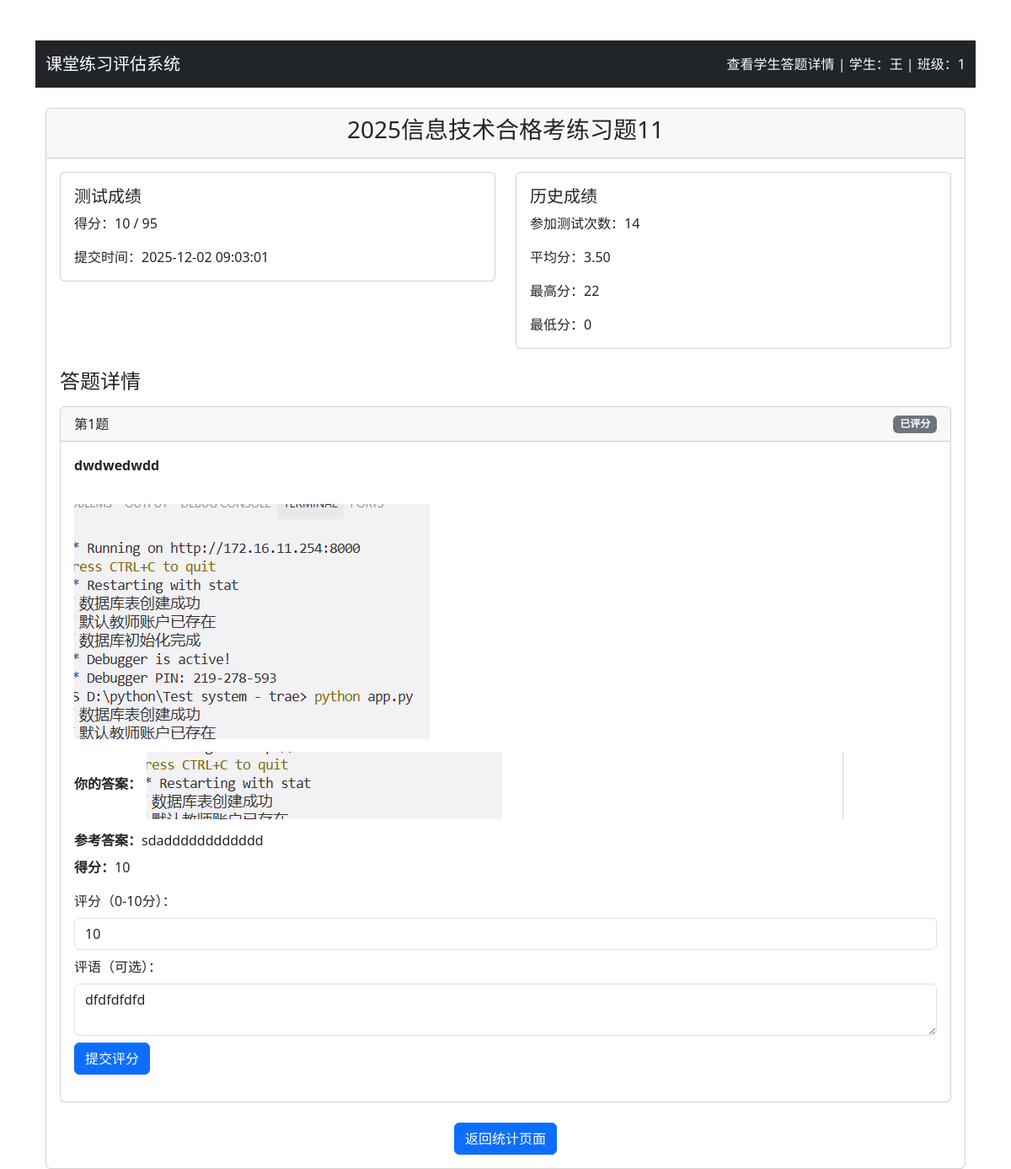
The app's page /test_result/1 (signed in) with its own data.
### app.py (models this page shows)
class TestResult(db.Model):
    id = db.Column(db.Integer, primary_key=True)
    student_id = db.Column(db.Integer, db.ForeignKey('user.id'))
    student_name = db.Column(db.String(100), nullable=False)
    class_number = db.Column(db.String(50), nullable=False)
    test_id = db.Column(db.Integer, db.ForeignKey('test.id'), nullable=False)
    score = db.Column(db.Integer, nullable=False)
    created_at = db.Column(db.DateTime, default=datetime.utcnow)
    answers = db.Column(db.Text)
    ip_address = db.Column(db.String(15), nullable=True) # Added ip_address column
    test = db.relationship('Test', backref=db.backref('results', lazy=True))

class Test(db.Model):
    id = db.Column(db.Integer, primary_key=True)
    title = db.Column(db.String(200), nullable=False)
    single_choice_count = db.Column(db.Integer, default=0)
    multiple_choice_count = db.Column(db.Integer, default=0)
    true_false_count = db.Column(db.Integer, default=0)
    fill_blank_count = db.Column(db.Integer, default=0)
    short_answer_count = db.Column(db.Integer, default=0)
    single_choice_score = db.Column(db.Integer, default=0)
    multiple_choice_score = db.Column(db.Integer, default=0)
    true_false_score = db.Column(db.Integer, default=0)
    fill_blank_score = db.Column(db.Integer, default=0)
    short_answer_score = db.Column(db.Integer, default=0)
    total_score = db.Column(db.Integer, nullable=False)
    created_at = db.Column(db.DateTime, default=datetime.utcnow)
    is_active = db.Column(db.Boolean, default=True)
    single_choice_bank_id = db.Column(db.Integer)
    multiple_choice_bank_id = db.Column(db.Integer)
    true_false_bank_id = db.Column(db.Integer)
    fill_blank_bank_id = db.Column(db.Integer)
    short_answer_bank_id = db.Column(db.Integer)
    allow_student_choice = db.Column(db.Boolean, default=False)

class StudentTestHistory(db.Model):
    id = db.Column(db.Integer, primary_key=True)
    student_id = db.Column(db.Integer, db.ForeignKey('user.id'))
    student_name = db.Column(db.String(100), nullable=False)
    class_number = db.Column(db.String(50), nullable=False)
    test_count = db.Column(db.Integer, default=0)  # 总测试次数
    total_score = db.Column(db.Integer, default=0)  # 总分
    average_score = db.Column(db.Float, default=0.0)  # 平均分
    highest_score = db.Column(db.Integer, default=0)  # 最高分
    lowest_score = db.Column(db.Integer, default=0)  # 最低分
    updated_at = db.Column(db.DateTime, default=datetime.utcnow, onupdate=datetime.utcnow)

class Question(db.Model):
    id = db.Column(db.Integer, primary_key=True)
    question_type = db.Column(db.String(20), nullable=False)
    content = db.Column(db.Text, nullable=False)
    image_path = db.Column(db.String(200))  # 题目配图
    option_a = db.Column(db.String(200))
    option_b = db.Column(db.String(200))
    option_c = db.Column(db.String(200))
    option_d = db.Column(db.String(200))
    option_e = db.Column(db.String(200))
    correct_answer = db.Column(db.String(200), nullable=False)
    score = db.Column(db.Integer, nullable=False)
    explanation = db.Column(db.Text)
    created_at = db.Column(db.DateTime, default=datetime.utcnow)
    bank_id = db.Column(db.Integer, db.ForeignKey('question_bank.id'), nullable=False)

class ShortAnswerSubmission(db.Model):
    id = db.Column(db.Integer, primary_key=True)
    result_id = db.Column(db.Integer, db.ForeignKey('test_result.id'), nullable=False)
    question_id = db.Column(db.Integer, db.ForeignKey('question.id'), nullable=False)
    student_answer = db.Column(db.Text, nullable=False)
    image_path = db.Column(db.String(200))
    score = db.Column(db.Integer, nullable=True)
    comment = db.Column(db.Text, nullable=True)
    graded_bool = db.Column(db.Boolean, default=False)
    created_at = db.Column(db.DateTime, default=datetime.utcnow)

### app.py (the view)
@app.route('/test_result/<int:result_id>')
def test_result(result_id):
    result = TestResult.query.get_or_404(result_id)
    if 'role' not in session:
        return redirect(url_for('student_start'))
    if session.get('role') == 'teacher':
        pass
    elif session.get('role') == 'student':
        if 'student_id' not in session or result.student_id != session['student_id']:
            flash('无权访问此测试结果')
            return redirect(url_for('student_dashboard'))
    else:
        flash('无权访问此测试结果')
        return redirect(url_for('student_start'))
    test = Test.query.get(result.test_id)
    if session.get('role') == 'teacher':
        student_id = result.student_id
        student = User.query.get(student_id)
        history = StudentTestHistory.query.filter_by(
            student_id=student_id
        ).first()
    else:
        student = User.query.get(session['student_id'])
        history = StudentTestHistory.query.filter_by(
            student_id=session['student_id']
        ).first()
    questions = []
    answers = json.loads(result.answers)
    for question_id, answer in answers.items():
        question = Question.query.get(int(question_id))
        if question:
            is_correct = None  # 默认为None，简答题不判断对错
            score = 0
            comment = None
            if question.question_type == 'single_choice':
                is_correct = answer == question.correct_answer
                score = test.single_choice_score if is_correct else 0
            elif question.question_type == 'multiple_choice':
                def normalize(ans):
                    return ''.join(sorted([c for c in ans.replace(',', '').replace(' ', '').upper() if c in 'ABCDE']))
                is_correct = normalize(answer) == normalize(question.correct_answer)
                score = test.multiple_choice_score if is_correct else 0
            elif question.question_type == 'true_false':
                is_correct = answer == question.correct_answer
                score = test.true_false_score if is_correct else 0
            elif question.question_type == 'fill_blank':
                def norm_fill(s):
                    parts = [p.strip().lower() for p in s.replace('、', ',').split(',') if p.strip()]
                    return ','.join(parts)
                is_correct = norm_fill(answer) == norm_fill(question.correct_answer)
                score = test.fill_blank_score if is_correct else 0
            elif question.question_type == 'short_answer':
                submission = ShortAnswerSubmission.query.filter_by(
                    result_id=result.id,
                    question_id=question.id
                ).first()
                if submission:
                    score = submission.score
                    comment = submission.comment
            questions.append({
                'id': question.id,
                'content': question.content,
                'question_type': question.question_type,
                'option_a': question.option_a,
                'option_b': question.option_b,
                'option_c': question.option_c,
                'option_d': question.option_d,
                'student_answer': answer,
                'correct_answer': question.correct_answer,
                'is_correct': is_correct,
                'score': score,
                'comment': comment,
                'explanation': question.explanation
            })
    return render_template('test_result.html',
                         test=test,
                         result=result,
                         student=student,
                         history=history,
                         questions=questions,
                         is_teacher=session.get('role') == 'teacher',
                         test_id=test.id if test else None)

### templates/test_result.html (shortened to what this page needs)
<!DOCTYPE html>
<html lang="zh-CN">
<head>
    <link href="https://cdn.jsdelivr.net/npm/bootstrap@5.3.0/dist/css/bootstrap.min.css" rel="stylesheet">
</head>
<body class="container mt-5">
    <nav class="navbar navbar-expand-lg navbar-dark bg-dark">
        <div class="container">
            <a class="navbar-brand" href="#">课堂练习评估系统</a>
            <div class="navbar-text text-light">
                {% if is_teacher %}
                查看学生答题详情 | 学生：{{ result.student_name }} | 班级：{{ result.class_number }}
                {% else %}
                学生：{{ student.name }} | 班级：{{ student.class_number }}
                {% endif %}
            </div>
        </div>
    </nav>
    <div class="container mt-4">
        <div class="card">
            <div class="card-header">
                <h3 class="text-center">{{ test.title }}</h3>
            </div>
            <div class="card-body">
                <div class="row mb-4">
                    <div class="col-md-6">
                        <div class="card">
                            <div class="card-body">
                                <h5 class="card-title">测试成绩</h5>
                                <p class="card-text">得分：{{ result.score }} / {{ test.total_score }}</p>
                                <p class="card-text">提交时间：{{ result.created_at.strftime('%Y-%m-%d %H:%M:%S') }}</p>
                            </div>
                        </div>
                    </div>
                    <div class="col-md-6">
                        <div class="card">
                            <div class="card-body">
                                <h5 class="card-title">历史成绩</h5>
                                {% if history %}
                                <p class="card-text">参加测试次数：{{ history.test_count }}</p>
                                <p class="card-text">平均分：{{ "%.2f"|format(history.average_score) }}</p>
                                <p class="card-text">最高分：{{ history.highest_score }}</p>
                                <p class="card-text">最低分：{{ history.lowest_score }}</p>
                                {% else %}
                                <p class="card-text text-muted">暂无历史记录</p>
                                {% endif %}
                            </div>
                        </div>
                    </div>
        </div>
                <h4 class="mb-3">答题详情</h4>
                {% for question in questions %}
                <div class="card mb-3">
            <div class="card-header">
                        <div class="d-flex justify-content-between align-items-center">
                            <span>第{{ loop.index }}题</span>
                            {% if question.question_type == 'short_answer' %}
                            <span class="badge bg-secondary">
                                {% if question.score is not none %}已评分{% else %}待评分{% endif %}
                            </span>
                            {% else %}
                            <span class="badge {% if question.is_correct %}bg-success{% else %}bg-danger{% endif %}">
                                {% if question.is_correct %}对{% else %}错{% endif %}
                            </span>
                            {% endif %}
                        </div>
                    </div>
                    <div class="card-body">
                        <div class="fw-bold question-content">{{ question.content|replace('\n', '<br>')|safe }}</div>
                        {% if question.question_type == 'single_choice' %}
                        <div class="mb-3">
                            <div><strong>你的答案：</strong><div class="answer-content">{{ question.student_answer|safe }}</div></div>
                            <div class="mt-2"><strong>正确答案：</strong>{{ question.correct_answer }}</div>
                            <div class="options mt-2">
                                <p>A. {{ question.option_a }}</p>
                                <p>B. {{ question.option_b }}</p>
                                <p>C. {{ question.option_c }}</p>
                                <p>D. {{ question.option_d }}</p>
                            </div>
                        </div>
                        {% elif question.question_type == 'true_false' %}
                        <div class="mb-3">
                            <div><strong>你的答案：</strong><div class="answer-content">{{ question.student_answer|safe }}</div></div>
                            <div class="mt-2"><strong>正确答案：</strong>{{ question.correct_answer }}</div>
                        </div>
                        {% elif question.question_type == 'fill_blank' %}
                        <div class="mb-3">
                            <div><strong>你的答案：</strong><div class="answer-content">{{ question.student_answer|safe }}</div></div>
                            <div class="mt-2"><strong>正确答案：</strong>{{ question.correct_answer[:-1] if question.correct_answer.endswith('、') else question.correct_answer }}</div>
                        </div>
                        {% elif question.question_type == 'short_answer' %}
                        <div class="mb-3">
                            <div><strong>你的答案：</strong><div class="answer-content">{{ question.student_answer|safe }}</div></div>
                            <div class="mt-2"><strong>参考答案：</strong><div class="answer-content">{{ question.correct_answer|safe }}</div></div>
                            <div class="mt-2"><strong>得分：</strong>{{ question.score if question.score is not none else '未评分' }}</div>
                            {% if is_teacher %}
                            <div class="mt-3">
                                <form action="{{ url_for('grade_short_answer_by_result') }}" method="POST">
                                    <div class="mb-2">
                                        <label for="score-{{ question.id }}" class="form-label">评分（0-{{ question.score if question.score is not none else test.short_answer_score }}分）：</label>
                                        <input type="number" class="form-control" id="score-{{ question.id }}" name="score" min="0" max="{{ test.short_answer_score }}" value="{{ question.score if question.score is not none else 0 }}" required>
                                    </div>
                                    <div class="mb-2">
                                        <label for="comment-{{ question.id }}" class="form-label">评语（可选）：</label>
                                        <textarea class="form-control" id="comment-{{ question.id }}" name="comment" rows="2">{{ question.comment if question.comment is not none else '' }}</textarea>
                                    </div>
                                    <button type="submit" class="btn btn-primary">提交评分</button>
                                </form>
                            </div>
                            {% endif %}
                        </div>
                        {% endif %}
                    </div>
                </div>
                {% endfor %}
                <div class="text-center mt-4">
                    {% if is_teacher %}
                    <a href="{{ url_for('get_test_statistics', test_id=test_id) }}" class="btn btn-primary">返回统计页面</a>
                    {% else %}
                    <a href="{{ url_for('student_dashboard') }}" class="btn btn-primary">返回首页</a>
                    {% endif %}
                </div>
            </div>
        </div>
    </div>
</body>
</html>

### templates/test_result.html (style rules this page uses)
.question-content { white-space: pre-wrap; word-wrap: break-word; overflow-wrap: break-word; max-width: 100%; }
.question-content img { max-width: 100%; height: auto; display: block; margin: 10px 0; }
.answer-content { display: inline-block; max-width: 100%; word-wrap: break-word; overflow-wrap: break-word; }
.answer-content img { max-width: 100%; height: auto; display: inline-block; vertical-align: middle; margin: 5px 5px 5px 0; }
.card-body { overflow-x: auto; }

### records on screen
TestResult: student_name "王", class_number "1", score "10", created_at "2025-12-02 09:03:01"
Test: title "2025信息技术合格考练习题11", total_score "95", score "10"
StudentTestHistory: test_count "14", average_score "3.50", highest_score "22", lowest_score "0"
Question: content "dwdwedwdd", content (picture), question_type "short_answer" (drawn), correct_answer "sdadddddddddddd", comment "dfdfdfdfd"

### other values on screen
{{ question.score if question.score is not none else '未评分' }} "10"
